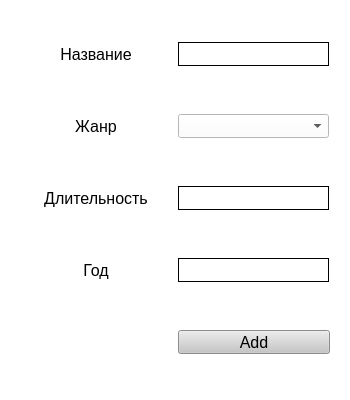
<?xml version="1.0" encoding="UTF-8"?>
<ui version="4.0">
 <class>window</class>
 <widget class="QWidget" name="window">
  <property name="geometry">
   <rect>
    <x>0</x>
    <y>0</y>
    <width>350</width>
    <height>400</height>
   </rect>
  </property>
  <property name="minimumSize">
   <size>
    <width>350</width>
    <height>400</height>
   </size>
  </property>
  <property name="maximumSize">
   <size>
    <width>350</width>
    <height>400</height>
   </size>
  </property>
  <property name="windowTitle">
   <string>Add</string>
  </property>
  <widget class="QWidget" name="gridWidget" native="true">
   <property name="geometry">
    <rect>
     <x>0</x>
     <y>0</y>
     <width>350</width>
     <height>400</height>
    </rect>
   </property>
   <property name="minimumSize">
    <size>
     <width>350</width>
     <height>400</height>
    </size>
   </property>
   <property name="maximumSize">
    <size>
     <width>350</width>
     <height>400</height>
    </size>
   </property>
   <property name="font">
    <font>
     <family>MS PGothic</family>
    </font>
   </property>
   <property name="styleSheet">
    <string notr="true">background-color: rgb(255, 255, 255);</string>
   </property>
   <layout class="QGridLayout" name="gridLayout">
    <property name="leftMargin">
     <number>20</number>
    </property>
    <property name="rightMargin">
     <number>20</number>
    </property>
    <item row="6" column="1">
     <widget class="QPushButton" name="new_row">
      <property name="sizePolicy">
       <sizepolicy hsizetype="Expanding" vsizetype="Fixed">
        <horstretch>0</horstretch>
        <verstretch>0</verstretch>
       </sizepolicy>
      </property>
      <property name="maximumSize">
       <size>
        <width>160</width>
        <height>24</height>
       </size>
      </property>
      <property name="font">
       <font>
        <family>System</family>
        <pointsize>12</pointsize>
       </font>
      </property>
      <property name="cursor">
       <cursorShape>PointingHandCursor</cursorShape>
      </property>
      <property name="styleSheet">
       <string notr="true">background-color: rgb(198, 198, 198);</string>
      </property>
      <property name="text">
       <string>Add</string>
      </property>
     </widget>
    </item>
    <item row="0" column="0">
     <widget class="QLabel" name="label_1">
      <property name="sizePolicy">
       <sizepolicy hsizetype="Expanding" vsizetype="Preferred">
        <horstretch>0</horstretch>
        <verstretch>0</verstretch>
       </sizepolicy>
      </property>
      <property name="font">
       <font>
        <family>System</family>
        <pointsize>12</pointsize>
       </font>
      </property>
      <property name="text">
       <string>Название</string>
      </property>
      <property name="alignment">
       <set>Qt::AlignCenter</set>
      </property>
     </widget>
    </item>
    <item row="1" column="0">
     <widget class="QLabel" name="label_4">
      <property name="sizePolicy">
       <sizepolicy hsizetype="Expanding" vsizetype="Preferred">
        <horstretch>0</horstretch>
        <verstretch>0</verstretch>
       </sizepolicy>
      </property>
      <property name="font">
       <font>
        <family>System</family>
        <pointsize>12</pointsize>
       </font>
      </property>
      <property name="text">
       <string>Жанр</string>
      </property>
      <property name="alignment">
       <set>Qt::AlignCenter</set>
      </property>
     </widget>
    </item>
    <item row="5" column="0">
     <widget class="QLabel" name="label_2">
      <property name="sizePolicy">
       <sizepolicy hsizetype="Expanding" vsizetype="Preferred">
        <horstretch>0</horstretch>
        <verstretch>0</verstretch>
       </sizepolicy>
      </property>
      <property name="font">
       <font>
        <family>System</family>
        <pointsize>12</pointsize>
       </font>
      </property>
      <property name="text">
       <string>Год</string>
      </property>
      <property name="alignment">
       <set>Qt::AlignCenter</set>
      </property>
     </widget>
    </item>
    <item row="5" column="1">
     <widget class="QLineEdit" name="new_data">
      <property name="sizePolicy">
       <sizepolicy hsizetype="Expanding" vsizetype="Fixed">
        <horstretch>0</horstretch>
        <verstretch>0</verstretch>
       </sizepolicy>
      </property>
      <property name="minimumSize">
       <size>
        <width>151</width>
        <height>24</height>
       </size>
      </property>
      <property name="maximumSize">
       <size>
        <width>151</width>
        <height>24</height>
       </size>
      </property>
      <property name="font">
       <font>
        <family>System</family>
        <pointsize>12</pointsize>
       </font>
      </property>
      <property name="styleSheet">
       <string notr="true">border: 1px solid black;</string>
      </property>
      <property name="alignment">
       <set>Qt::AlignCenter</set>
      </property>
     </widget>
    </item>
    <item row="4" column="1">
     <widget class="QLineEdit" name="new_time">
      <property name="sizePolicy">
       <sizepolicy hsizetype="Expanding" vsizetype="Fixed">
        <horstretch>0</horstretch>
        <verstretch>0</verstretch>
       </sizepolicy>
      </property>
      <property name="minimumSize">
       <size>
        <width>151</width>
        <height>24</height>
       </size>
      </property>
      <property name="maximumSize">
       <size>
        <width>151</width>
        <height>24</height>
       </size>
      </property>
      <property name="font">
       <font>
        <family>System</family>
        <pointsize>12</pointsize>
       </font>
      </property>
      <property name="styleSheet">
       <string notr="true">border: 1px solid black;</string>
      </property>
      <property name="alignment">
       <set>Qt::AlignCenter</set>
      </property>
     </widget>
    </item>
    <item row="4" column="0">
     <widget class="QLabel" name="label">
      <property name="sizePolicy">
       <sizepolicy hsizetype="Expanding" vsizetype="Preferred">
        <horstretch>0</horstretch>
        <verstretch>0</verstretch>
       </sizepolicy>
      </property>
      <property name="font">
       <font>
        <family>System</family>
        <pointsize>12</pointsize>
       </font>
      </property>
      <property name="text">
       <string>Длительность</string>
      </property>
      <property name="alignment">
       <set>Qt::AlignCenter</set>
      </property>
     </widget>
    </item>
    <item row="0" column="1">
     <widget class="QLineEdit" name="new_name">
      <property name="sizePolicy">
       <sizepolicy hsizetype="Expanding" vsizetype="Fixed">
        <horstretch>0</horstretch>
        <verstretch>0</verstretch>
       </sizepolicy>
      </property>
      <property name="minimumSize">
       <size>
        <width>151</width>
        <height>24</height>
       </size>
      </property>
      <property name="maximumSize">
       <size>
        <width>151</width>
        <height>24</height>
       </size>
      </property>
      <property name="font">
       <font>
        <family>System</family>
        <pointsize>12</pointsize>
       </font>
      </property>
      <property name="styleSheet">
       <string notr="true">border: 1px solid black;</string>
      </property>
      <property name="alignment">
       <set>Qt::AlignCenter</set>
      </property>
     </widget>
    </item>
    <item row="1" column="1">
     <widget class="QComboBox" name="new_comboBox">
      <property name="sizePolicy">
       <sizepolicy hsizetype="Expanding" vsizetype="Fixed">
        <horstretch>0</horstretch>
        <verstretch>0</verstretch>
       </sizepolicy>
      </property>
      <property name="minimumSize">
       <size>
        <width>151</width>
        <height>24</height>
       </size>
      </property>
      <property name="maximumSize">
       <size>
        <width>151</width>
        <height>24</height>
       </size>
      </property>
      <property name="font">
       <font>
        <family>System</family>
        <pointsize>12</pointsize>
       </font>
      </property>
      <property name="cursor">
       <cursorShape>PointingHandCursor</cursorShape>
      </property>
      <property name="styleSheet">
       <string notr="true">background-color: rgb(255, 255, 255);</string>
      </property>
     </widget>
    </item>
   </layout>
  </widget>
 </widget>
 <resources/>
 <connections/>
</ui>
